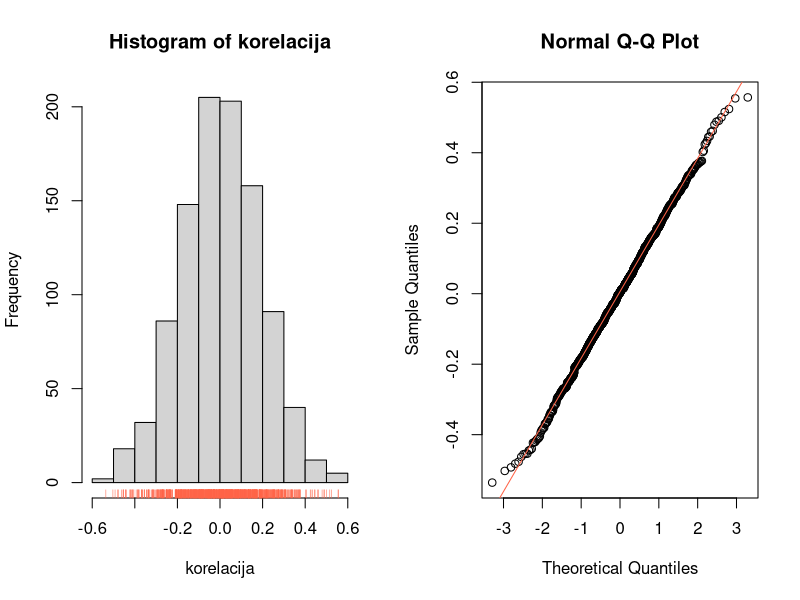

This chart was generated by the following R code:
# lazna regresija ---

set.seed(12345)

# generisanje podataka
df <- matrix(nrow = 30, ncol = 1001, rnorm(30*1001))
korelacija <- numeric(1000)

# izracunavanje korelacije izmedju zavisne i nezavisnih promenljivih
for(i in 1:1000) korelacija[i] <- cor(df[,1], df[,1+i])

# graficko predstavljanje korelacije
par(mfrow=c(1,2))
hist(korelacija)
rug(korelacija, col = "tomato")
qqnorm(korelacija)
qqline(korelacija, col = "tomato")
range(korelacija)

# indeks promenljivih koje su korelisane sa zavisnom promenljivom
indeks <- which(abs(korelacija)> 0.5)

# model
m1 <- lm(df[,1] ~ df[,1 + indeks])
summary(m1)